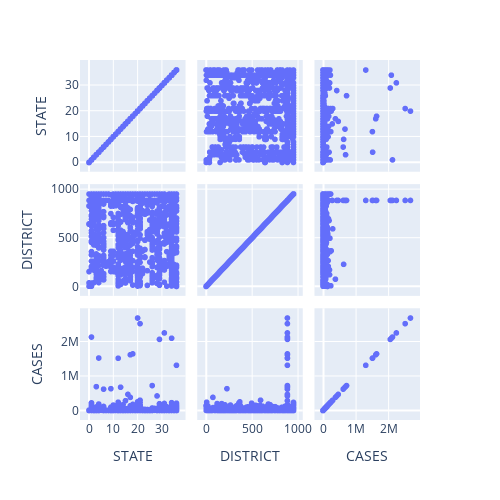

This figure's notebook cell:
### Code cell
fig = px.scatter_matrix(d,width=500, height=500)
fig.show()

### Figure 1 — Plotly figure (JSON) as saved in the notebook; plotly's stock layout.template omitted (floating-point values rounded to 4 significant figures; data arrays with more than 128 entries replaced by an {"elided": "..."} marker saying what was removed)
{"data": [{"dimensions": [{"axis": {"matches": true}, "label": "STATE", "values": {"elided": "1085 int values"}}, {"axis": {"matches": true}, "label": "DISTRICT", "values": {"elided": "1085 int values"}}, {"axis": {"matches": true}, "label": "CASES", "values": {"elided": "1085 int values"}}], "hovertemplate": "%{xaxis.title.text}=%{x}<br>%{yaxis.title.text}=%{y}<extra></extra>", "legendgroup": "", "marker": {"color": "#636efa", "symbol": "circle"}, "name": "", "showlegend": false, "type": "splom"}], "layout": {"dragmode": "select", "height": 500, "legend": {"tracegroupgap": 0}, "margin": {"t": 60}, "width": 500}}
